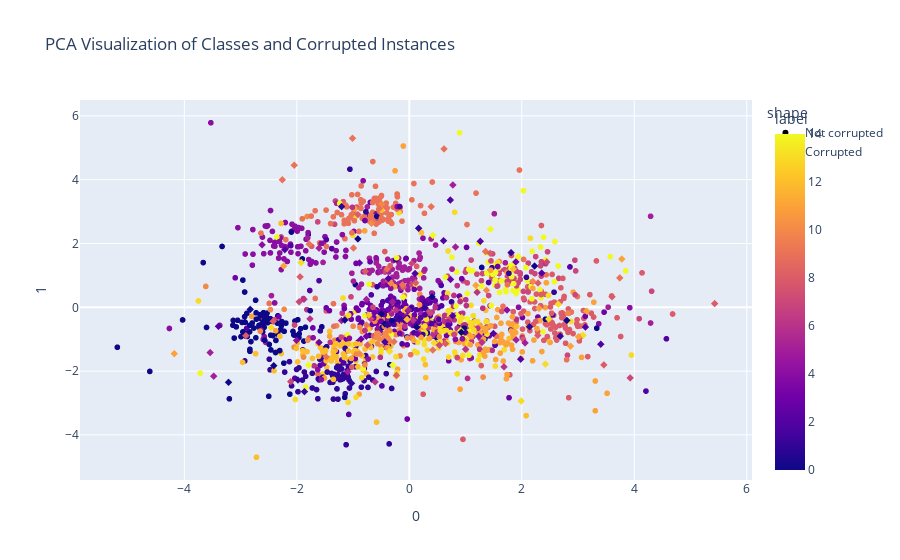

The notebook cell saved with this chart:
### Code cell
# visualization of the whole train_data
vis_PCA(train_data, 'Class', 'Corrupted')

### Figure 1 — Plotly figure (JSON) as saved in the notebook; plotly's stock layout.template omitted (floating-point values rounded to 4 significant figures; data arrays with more than 128 entries replaced by an {"elided": "..."} marker saying what was removed)
{"data": [{"hovertemplate": "shape=Not corrupted<br>0=%{x}<br>1=%{y}<br>label=%{marker.color}<extra></extra>", "legendgroup": "Not corrupted", "marker": {"color": {"elided": "1374 int values"}, "coloraxis": "coloraxis", "symbol": "circle"}, "mode": "markers", "name": "Not corrupted", "showlegend": true, "type": "scattergl", "x": {"elided": "1374 float values"}, "xaxis": "x", "y": {"elided": "1374 float values"}, "yaxis": "y"}, {"hovertemplate": "shape=Corrupted<br>0=%{x}<br>1=%{y}<br>label=%{marker.color}<extra></extra>", "legendgroup": "Corrupted", "marker": {"color": {"elided": "149 int values"}, "coloraxis": "coloraxis", "symbol": "diamond"}, "mode": "markers", "name": "Corrupted", "showlegend": true, "type": "scattergl", "x": {"elided": "149 float values"}, "xaxis": "x", "y": {"elided": "149 float values"}, "yaxis": "y"}], "layout": {"coloraxis": {"colorbar": {"title": {"text": "label"}}, "colorscale": [[0, "#0d0887"], [0.1111, "#46039f"], [0.2222, "#7201a8"], [0.3333, "#9c179e"], [0.4444, "#bd3786"], [0.5556, "#d8576b"], [0.6667, "#ed7953"], [0.7778, "#fb9f3a"], [0.8889, "#fdca26"], [1, "#f0f921"]]}, "legend": {"title": {"text": "shape"}, "tracegroupgap": 0}, "title": {"text": "PCA Visualization of Classes and Corrupted Instances"}, "xaxis": {"anchor": "y", "domain": [0, 1], "title": {"text": "0"}}, "yaxis": {"anchor": "x", "domain": [0, 1], "title": {"text": "1"}}}}
